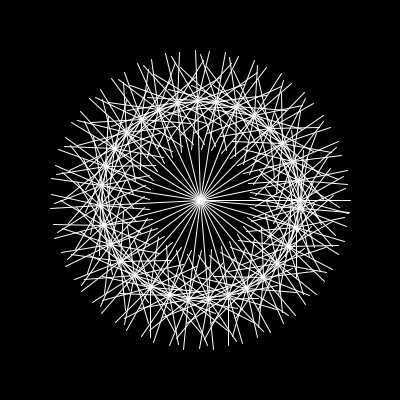
Frame 1 (no input)
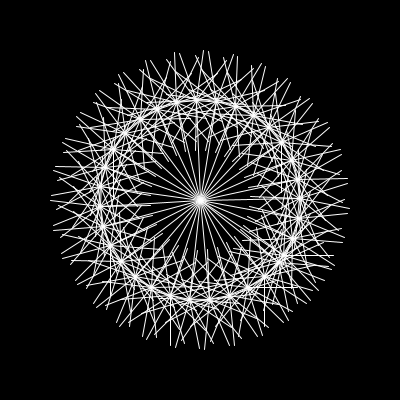
Frame 60 (the mouse pressed at the canvas centre just before this capture)
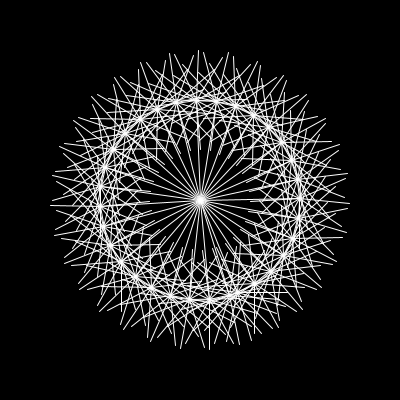
Frame 120 (the mouse held since frame 60 and released just before this capture)

The Processing sketch that drew these frames (run headless with seeded random() and noise(); from frame 60 on, the mouse is pressed at the canvas centre):

// Processing sketch: bonusstage_double_rotate
// ── bonusstage_double_rotate.pde
float t = 0;

void setup()
{
  size(400,400);
  smooth();
}

void draw()
{
  background(0);
  stroke(255);
  translate(width/2,height/2);
  for(float i = 0 ; i < TWO_PI ; i+= 0.2)
  {
    pushMatrix();
    rotate(t-i);
    line(0,0,100,0);
    for(float j = 0 ; j < TWO_PI; j+= 0.5)
    {
      pushMatrix();
      translate(100,0);
      rotate(-t-j);
      line(0,0,50,0);
      popMatrix();
    }
    popMatrix();
  }
  t += 0.01;
}
